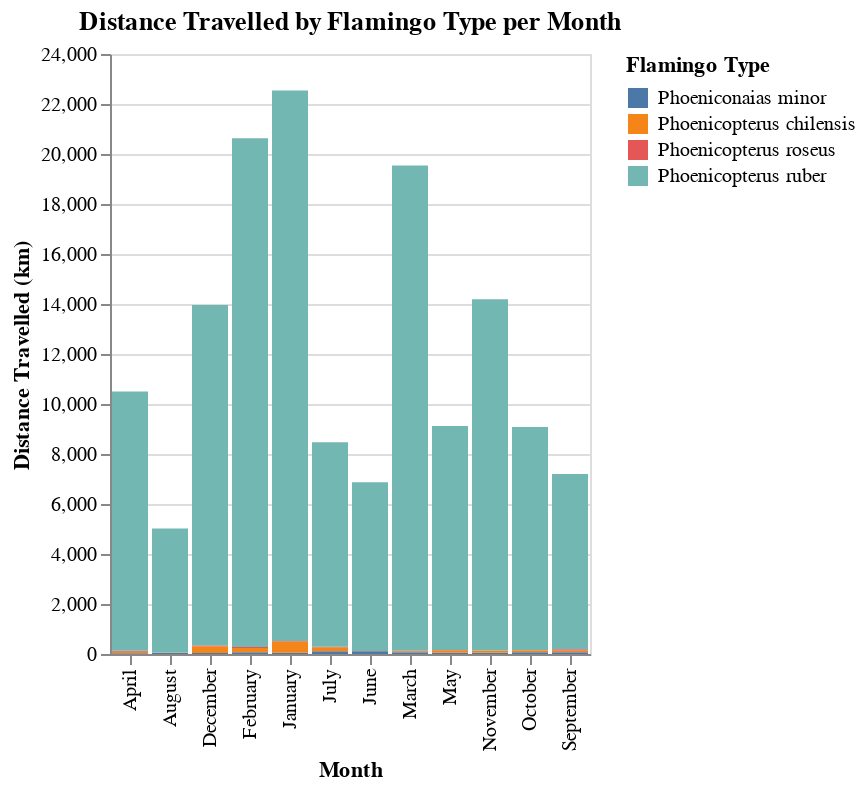

Notebook source saved alongside this figure:
### Code cell
import altair as alt

# Define the order of months
month_order = ["January", "February", "March", "April", "May", "June", "July", "August", "September", "October", "November", "December"]

# Convert the month column to categorical data with the specified order
geo_df['month'] = pd.Categorical(geo_df['month'], categories=month_order, ordered=True)

# Create a chart using Altair
chart = alt.Chart(geo_df).mark_bar().encode(
    x = alt.X('month:N', title='Month'),
    y = alt.Y('distance_traveled:Q', title='Distance Travelled (km)'),
    color = alt.Color('flamingo_type:N', title='Flamingo Type'),
    order = alt.Order('month:N')
).properties(
    title = 'Distance Travelled by Flamingo Type per Month'
)

# Display the chart
chart

### Figure 1 — Vega-Lite specification as saved in the notebook (floating-point values rounded to 4 significant figures)
{"config": {"view": {"continuousWidth": 400, "continuousHeight": 300}}, "data": {"name": "data-8ff9953cb83d9e89e4a819cfb1b5535a"}, "mark": "bar", "encoding": {"color": {"field": "flamingo_type", "title": "Flamingo Type", "type": "nominal"}, "order": {"field": "month", "type": "nominal"}, "x": {"field": "month", "title": "Month", "type": "nominal"}, "y": {"field": "distance_traveled", "title": "Distance Travelled (km)", "type": "quantitative"}}, "title": "Distance Travelled by Flamingo Type per Month", "$schema": "https://vega.github.io/schema/vega-lite/v4.17.0.json", "datasets": {"data-8ff9953cb83d9e89e4a819cfb1b5535a": [{"month": "April", "flamingo_type": "Phoeniconaias minor", "distance_traveled": 25.18}, {"month": "April", "flamingo_type": "Phoenicopterus chilensis", "distance_traveled": 60.28}, {"month": "April", "flamingo_type": "Phoenicopterus roseus", "distance_traveled": 45.5}, {"month": "April", "flamingo_type": "Phoenicopterus ruber", "distance_traveled": 10370.0}, {"month": "August", "flamingo_type": "Phoeniconaias minor", "distance_traveled": 38.68}, {"month": "August", "flamingo_type": "Phoenicopterus chilensis", "distance_traveled": 26.2}, {"month": "August", "flamingo_type": "Phoenicopterus ruber", "distance_traveled": 4955.0}, {"month": "December", "flamingo_type": "Phoeniconaias minor", "distance_traveled": 40.96}, {"month": "December", "flamingo_type": "Phoenicopterus chilensis", "distance_traveled": 273.3}, {"month": "December", "flamingo_type": "Phoenicopterus roseus", "distance_traveled": 25.59}, {"month": "December", "flamingo_type": "Phoenicopterus ruber", "distance_traveled": 13620.0}, {"month": "February", "flamingo_type": "Phoeniconaias minor", "distance_traveled": 65.41}, {"month": "February", "flamingo_type": "Phoenicopterus chilensis", "distance_traveled": 171.4}, {"month": "February", "flamingo_type": "Phoenicopterus roseus", "distance_traveled": 38.83}, {"month": "February", "flamingo_type": "Phoenicopterus ruber", "distance_traveled": 20360.0}, {"month": "January", "flamingo_type": "Phoeniconaias minor", "distance_traveled": 45.64}, {"month": "January", "flamingo_type": "Phoenicopterus chilensis", "distance_traveled": 455.0}, {"month": "January", "flamingo_type": "Phoenicopterus roseus", "distance_traveled": 21.84}, {"month": "January", "flamingo_type": "Phoenicopterus ruber", "distance_traveled": 22010.0}, {"month": "July", "flamingo_type": "Phoeniconaias minor", "distance_traveled": 106.9}, {"month": "July", "flamingo_type": "Phoenicopterus chilensis", "distance_traveled": 162.2}, {"month": "July", "flamingo_type": "Phoenicopterus roseus", "distance_traveled": 19.81}, {"month": "July", "flamingo_type": "Phoenicopterus ruber", "distance_traveled": 8181.0}, {"month": "June", "flamingo_type": "Phoeniconaias minor", "distance_traveled": 106.2}, {"month": "June", "flamingo_type": "Phoenicopterus chilensis", "distance_traveled": 0.0}, {"month": "June", "flamingo_type": "Phoenicopterus roseus", "distance_traveled": 16.55}, {"month": "June", "flamingo_type": "Phoenicopterus ruber", "distance_traveled": 6752.0}, {"month": "March", "flamingo_type": "Phoeniconaias minor", "distance_traveled": 70.08}, {"month": "March", "flamingo_type": "Phoenicopterus chilensis", "distance_traveled": 40.61}, {"month": "March", "flamingo_type": "Phoenicopterus roseus", "distance_traveled": 18.5}, {"month": "March", "flamingo_type": "Phoenicopterus ruber", "distance_traveled": 19410.0}, {"month": "May", "flamingo_type": "Phoeniconaias minor", "distance_traveled": 50.82}, {"month": "May", "flamingo_type": "Phoenicopterus chilensis", "distance_traveled": 98.65}, {"month": "May", "flamingo_type": "Phoenicopterus roseus", "distance_traveled": 12.61}, {"month": "May", "flamingo_type": "Phoenicopterus ruber", "distance_traveled": 8961.0}, {"month": "November", "flamingo_type": "Phoeniconaias minor", "distance_traveled": 46.44}, {"month": "November", "flamingo_type": "Phoenicopterus chilensis", "distance_traveled": 88.68}, {"month": "November", "flamingo_type": "Phoenicopterus roseus", "distance_traveled": 0.3638}, {"month": "November", "flamingo_type": "Phoenicopterus ruber", "distance_traveled": 14060.0}, {"month": "October", "flamingo_type": "Phoeniconaias minor", "distance_traveled": 68.32}, {"month": "October", "flamingo_type": "Phoenicopterus chilensis", "distance_traveled": 84.08}, {"month": "October", "flamingo_type": "Phoenicopterus roseus", "distance_traveled": 1.081}, {"month": "October", "flamingo_type": "Phoenicopterus ruber", "distance_traveled": 8925.0}, {"month": "September", "flamingo_type": "Phoeniconaias minor", "distance_traveled": 65.42}, {"month": "September", "flamingo_type": "Phoenicopterus chilensis", "distance_traveled": 73.03}, {"month": "September", "flamingo_type": "Phoenicopterus roseus", "distance_traveled": 53.69}, {"month": "September", "flamingo_type": "Phoenicopterus ruber", "distance_traveled": 7007.0}]}}
